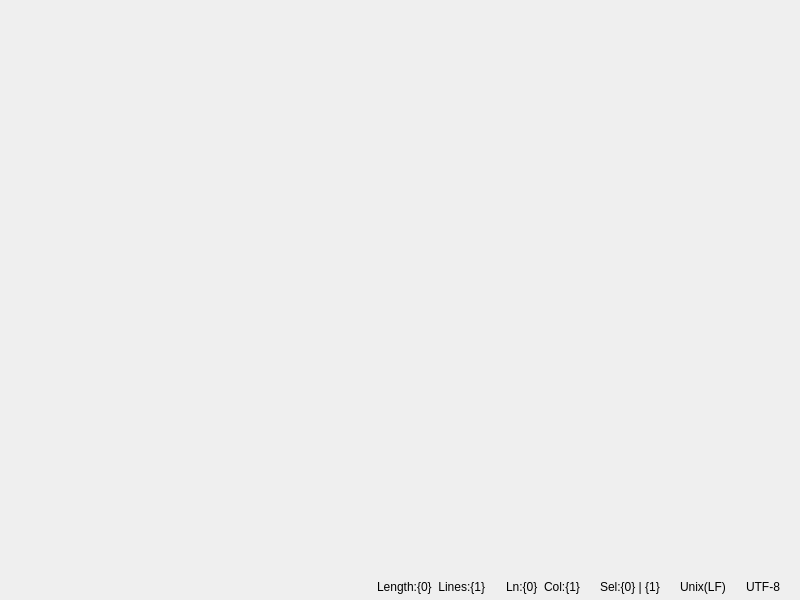
<?xml version="1.0" encoding="UTF-8"?>
<ui version="4.0">
 <class>FormEditor</class>
 <widget class="QWidget" name="FormEditor">
  <property name="geometry">
   <rect>
    <x>0</x>
    <y>0</y>
    <width>800</width>
    <height>600</height>
   </rect>
  </property>
  <property name="windowTitle">
   <string>Form</string>
  </property>
  <layout class="QGridLayout" name="gridLayout" rowstretch="1,0">
   <property name="leftMargin">
    <number>0</number>
   </property>
   <property name="topMargin">
    <number>0</number>
   </property>
   <property name="rightMargin">
    <number>0</number>
   </property>
   <property name="bottomMargin">
    <number>3</number>
   </property>
   <property name="horizontalSpacing">
    <number>20</number>
   </property>
   <property name="verticalSpacing">
    <number>3</number>
   </property>
   <item row="1" column="0">
    <spacer name="horizontalSpacer">
     <property name="orientation">
      <enum>Qt::Horizontal</enum>
     </property>
     <property name="sizeHint" stdset="0">
      <size>
       <width>40</width>
       <height>20</height>
      </size>
     </property>
    </spacer>
   </item>
   <item row="1" column="1">
    <widget class="QLabel" name="label_status_length">
     <property name="text">
      <string>Length:{0}  Lines:{1}</string>
     </property>
    </widget>
   </item>
   <item row="1" column="5">
    <widget class="QLabel" name="label_status_encoding">
     <property name="text">
      <string>UTF-8</string>
     </property>
    </widget>
   </item>
   <item row="1" column="3">
    <widget class="QLabel" name="label_status_sel">
     <property name="text">
      <string>Sel:{0} | {1}</string>
     </property>
    </widget>
   </item>
   <item row="1" column="2">
    <widget class="QLabel" name="label_status_ln_col">
     <property name="text">
      <string>Ln:{0}  Col:{1}</string>
     </property>
    </widget>
   </item>
   <item row="1" column="4">
    <widget class="QLabel" name="label_status_eol">
     <property name="text">
      <string>Unix(LF)</string>
     </property>
    </widget>
   </item>
   <item row="0" column="0" colspan="7">
    <widget class="QsciScintilla" name="textEdit">
     <property name="toolTip">
      <string/>
     </property>
     <property name="whatsThis">
      <string/>
     </property>
     <property name="frameShape">
      <enum>QFrame::NoFrame</enum>
     </property>
    </widget>
   </item>
  </layout>
 </widget>
 <customwidgets>
  <customwidget>
   <class>QsciScintilla</class>
   <extends>QFrame</extends>
   <header>Qsci/qsciscintilla.h</header>
   <container>1</container>
  </customwidget>
 </customwidgets>
 <resources/>
 <connections/>
</ui>
